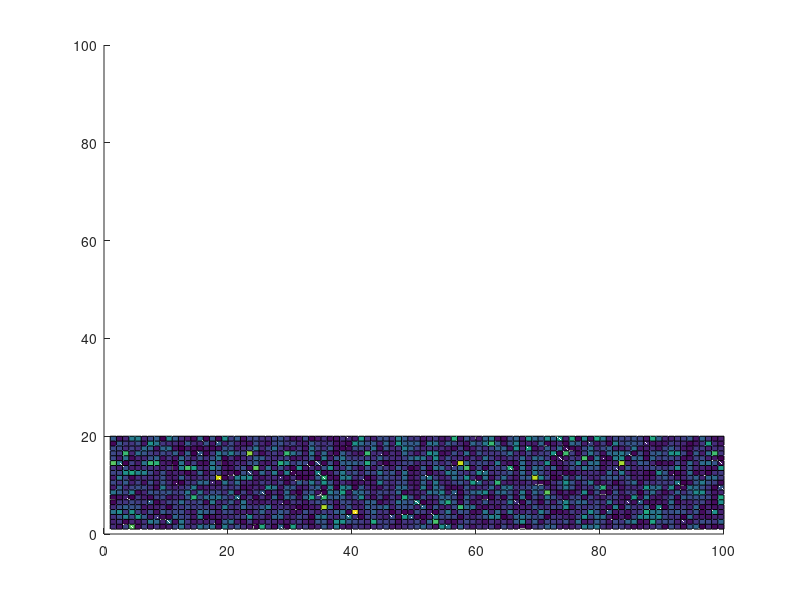
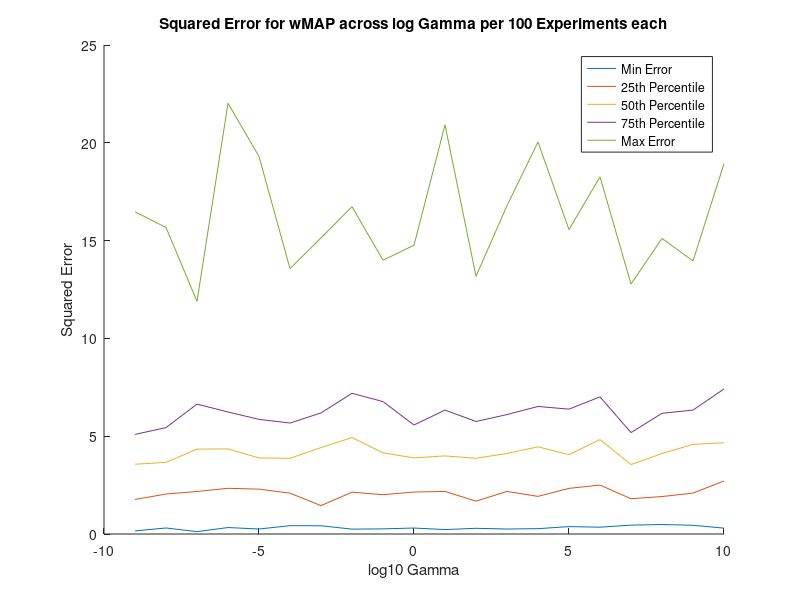

These figures' MATLAB source, in order:
%% Midterm Exam, Question 3
% EECE5644
% Code generated by Benjamin Gincley
% 13 October 2019
%% Generate Samples
mu = 0;
muVector = [0;0;0;0];
sigma = 1;
B = -10;
nGammas = 20;
I_s = sigma^2;
a = 1;
b = -0.1;
c = -0.25;
d = 0.025;
wTrue = [a,b,c,d]';
n_samples = 10;
gamma = zeros(1,20);
for i = 1:nGammas
    gamma(i) = 10^(B+i);
end
sqErrorMax = NaN(100,100);
sqErrorMin = NaN(100,100);
%%
for gammaIter = 1:nGammas
    for expIter = 1:100
        g = gammaIter;
        I_g = gamma(g)^2*eye(4);
        v = mvnrnd(mu,sigma,n_samples);
        prior = mvnrnd(muVector, I_g, 1);
        y = zeros(n_samples,1);
        x = y;
        for i = 1:n_samples
            x(i,1) = unifrnd(-1,1);
            y(i) = (a*x(i)^3)+(b*x(i)^2)+(c*x(i))+d;
        end
        D = [x,y];
%%
        wGuess = zeros(100,4);
        for i = 1:4
            wGuess(:,i) = mvnrnd(mu,sigma,100);
        end
        vGuess = mvnrnd(mu,sigma,100);
        eval_wGuess = (wGuess(:,1)*x(i)^3)+(wGuess(:,2)*x(i)^2)+(wGuess(:,3)*x(i))+wGuess(:,4)+vGuess;
        avgY = mean(y);
        loglikelihood = log(mvnpdf(eval_wGuess,avgY,sigma));
        logprior = log(mvnpdf(prior,muVector',I_g));
        obj = loglikelihood + logprior;
        [minObjVal, minObjIdx] = min(obj);
        [maxObjVal, maxObjIdx] = max(obj);
        min_wGuess = wGuess(minObjIdx,:)';
        max_wGuess = wGuess(maxObjIdx,:)';
        % obj = y/sigma^2 + x.^2/I_g

        sqErrorMax(gammaIter,expIter) = norm(wTrue - max_wGuess)^2;
        sqErrorMin(gammaIter,expIter) = norm(wTrue - min_wGuess)^2;

        if expIter == 100
            overallError0(gammaIter) = min(sqErrorMax(gammaIter,:));
            overallError25(gammaIter) = prctile(sqErrorMax(gammaIter,:),25);
            overallError50(gammaIter) = prctile(sqErrorMax(gammaIter,:),55);
            overallError75(gammaIter) = prctile(sqErrorMax(gammaIter,:),75);
            overallError100(gammaIter) = max(sqErrorMax(gammaIter,:));
        end
    end
end
%%
% figure()
% surface(1:100,1:100,sqErrorMin)
figure()
surface(1:100,1:100,sqErrorMax)
figure()
hold on
plot(-9:10,overallError0)
plot(-9:10,overallError25)
plot(-9:10,overallError50)
plot(-9:10,overallError75)
plot(-9:10,overallError100)
title('Squared Error for wMAP across log Gamma per 100 Experiments each')
ylabel('Squared Error')
xlabel('log10 Gamma')
legend('Min Error','25th Percentile','50th Percentile','75th Percentile','Max Error')